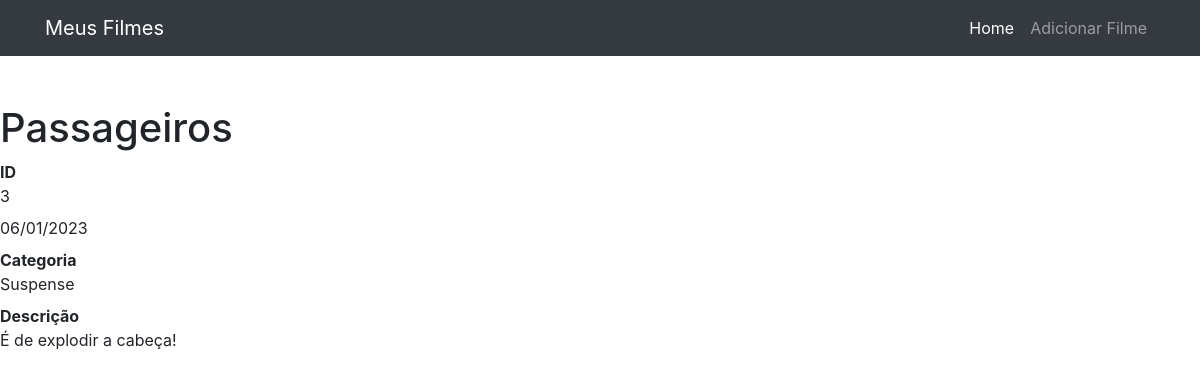
Page /3 on the committed database.
### homepage/models.py (models this page shows, shortened)
class Filme(models.Model):
    filme = models.CharField(max_length=20)
    resenha = models.TextField(max_length=500, blank=True)
    data_criacao = models.DateField(default=timezone.now)
    categoria = models.ForeignKey(Categoria, on_delete=models.DO_NOTHING)
    mostrar = models.BooleanField(default=True)

class Categoria(models.Model):
    categoria = models.CharField(max_length=50)
    def __str__(self):
        return self.categoria

### homepage/views.py (the view)
# urls.py: path('<int:filme_id>', views.ver_filme, name='ver_filme'),
def ver_filme(request, filme_id):
    filme = get_object_or_404(Filme, id=filme_id)
    if not filme.mostrar:
        raise Http404
    else:
        return render(request, 'homepage/ver_filme.html', {'filme': filme})

### homepage/templates/homepage/ver_filme.html
{%extends 'base.html'%}
{%block conteudo%}
 <h1 class="mt-5">{{ filme.filme }}</h1>
    <dl>
        <dt>ID</dt>
        <dd>{{ filme.id }}</dd>
        <dd>{{ filme.data_criacao|date:'d/m/Y' }}</dd>
        <dt>Categoria</dt>
        <dd>{{ filme.categoria }}</dd>
        <dt>Descrição</dt>
        <dd>{{ filme.resenha }}</dd>
    </dl>
{%endblock%}

### rows in the picture
Filme: filme "Passageiros", id "3", data_criacao "06/01/2023", categoria "Suspense", resenha "É de explodir a cabeça!"
